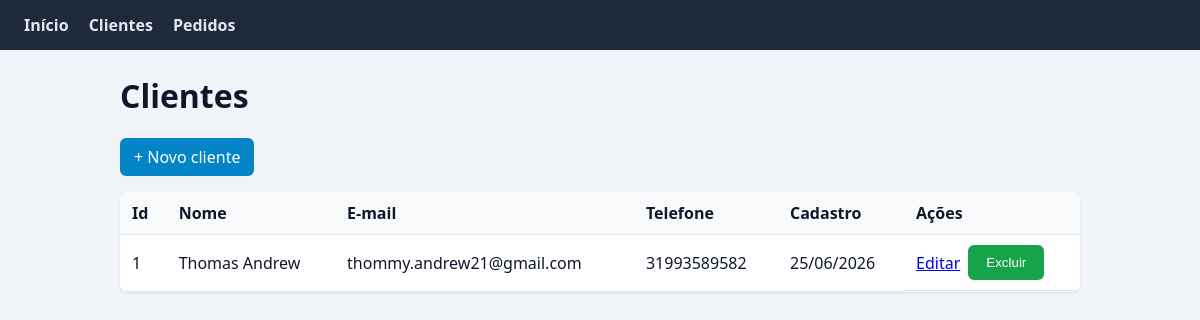
/clientes/, run on the app's committed database.
### models/cliente.py (models this page shows, shortened)
class Cliente(ModeloBase):
    __tablename__ = "clientes"
    nome = db.Column(db.String(120), nullable=False)
    email = db.Column(db.String(120), nullable=False)
    telefone = db.Column(db.String(20), nullable=True)
    pedidos = db.relationship("Pedido", back_populates="cliente", lazy=True)
    @classmethod
    def listar_ordenados(cls):
        return cls.query.order_by(cls.nome).all()

### controllers/clientes_controller.py (the view)
@clientes_bp.route("/")
def listar():
    return render_template("clientes/lista.html", clientes=Cliente.listar_ordenados())

### views/templates/clientes/lista.html (shortened to what this page needs)
{% extends "layout.html" %}
{% block content %}
<h1>Clientes</h1>
<p><a class="btn" href="{{ url_for('clientes.cadastrar') }}">+ Novo cliente</a></p>
{% if clientes %}
<table>
    <thead>
        <tr>
            <th>Id</th>
            <th>Nome</th>
            <th>E-mail</th>
            <th>Telefone</th>
            <th>Cadastro</th>
            <th>Ações</th>
        </tr>
    </thead>
    <tbody>
        {% for cliente in clientes %}
        <tr>
            <td>{{ cliente.id }}</td>
            <td>{{ cliente.nome }}</td>
            <td>{{ cliente.email }}</td>
            <td>{{ cliente.telefone or '—' }}</td>
            <td>{{ cliente.data_criacao.strftime('%d/%m/%Y') }}</td>
            <td class="acoes">
                <a href="{{ url_for('clientes.editar', cliente_id=cliente.id) }}">Editar</a>
                <form method="POST" action="{{ url_for('clientes.excluir', cliente_id=cliente.id) }}"
                      onsubmit="return confirm('Excluir {{ cliente.nome }}?');">
                    <button type="submit" class="btn-danger">Excluir</button>
                </form>
            </td>
        </tr>
        {% endfor %}
    </tbody>
</table>
{% else %}
<p class="vazio">Nenhum cliente cadastrado.</p>
{% endif %}
{% endblock %}

### views/static/css/style.css (style rules this page uses)
body { font-family: "Segoe UI", Arial, sans-serif; margin: 0; background: #f1f5f9; color: #0f172a; }
table { width: 100%; border-collapse: collapse; background: #fff; border-radius: 8px; overflow: hidden; box-shadow: 0 1px 3px rgba(0, 0, 0, 0.08); }
th, td { padding: 10px 12px; border-bottom: 1px solid #e2e8f0; text-align: left; }
th { background: #f8fafc; }
.acoes { display: flex; gap: 8px; align-items: center; }
.acoes form { margin: 0; }
.btn { display: inline-block; padding: 8px 14px; background: #0284c7; color: #fff; text-decoration: none; border-radius: 6px; }
.btn-danger { background: #dc2626; color: #fff; border: none; padding: 6px 10px; border-radius: 4px; cursor: pointer; }
button[type="submit"] { padding: 10px 18px; background: #16a34a; color: #fff; border: none; border-radius: 6px; cursor: pointer; }

### data on the page
Cliente: id "1", nome "Thomas Andrew", email "thommy.andrew21@gmail.com", telefone "31993589582", data_criacao "25/06/2026"
